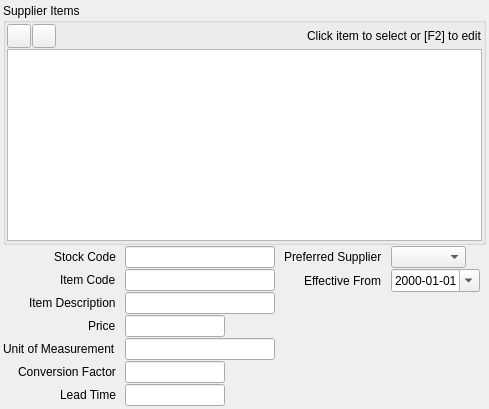
     <widget class="QWidget" name="tabPurchData">
      <attribute name="title">
       <string>Purchase Data</string>
      </attribute>
      <layout class="QGridLayout" name="gridLayout_4">
       <property name="leftMargin">
        <number>3</number>
       </property>
       <property name="topMargin">
        <number>3</number>
       </property>
       <property name="rightMargin">
        <number>3</number>
       </property>
       <property name="bottomMargin">
        <number>3</number>
       </property>
       <property name="horizontalSpacing">
        <number>6</number>
       </property>
       <property name="verticalSpacing">
        <number>1</number>
       </property>
       <item row="0" column="0" colspan="3">
        <widget class="QGroupBox" name="groupBox">
         <property name="title">
          <string>Supplier Items</string>
         </property>
         <layout class="QGridLayout" name="gridLayout_3">
          <property name="leftMargin">
           <number>1</number>
          </property>
          <property name="topMargin">
           <number>1</number>
          </property>
          <property name="rightMargin">
           <number>1</number>
          </property>
          <property name="bottomMargin">
           <number>1</number>
          </property>
          <property name="horizontalSpacing">
           <number>3</number>
          </property>
          <property name="verticalSpacing">
           <number>1</number>
          </property>
          <item row="0" column="0">
           <layout class="QHBoxLayout" name="horizontalLayout_2">
            <property name="spacing">
             <number>1</number>
            </property>
            <item>
             <widget class="QToolButton" name="pbAddItem">
              <property name="minimumSize">
               <size>
                <width>24</width>
                <height>24</height>
               </size>
              </property>
              <property name="maximumSize">
               <size>
                <width>24</width>
                <height>24</height>
               </size>
              </property>
              <property name="toolTip">
               <string>Add order</string>
              </property>
              <property name="text">
               <string/>
              </property>
              <property name="icon">
               <iconset resource="../../../db/src/gui/db.qrc">
                <normaloff>:/images/icons/add.png</normaloff>:/images/icons/add.png</iconset>
              </property>
              <property name="iconSize">
               <size>
                <width>16</width>
                <height>16</height>
               </size>
              </property>
             </widget>
            </item>
            <item>
             <widget class="QToolButton" name="pbDeleteItem">
              <property name="minimumSize">
               <size>
                <width>24</width>
                <height>24</height>
               </size>
              </property>
              <property name="maximumSize">
               <size>
                <width>24</width>
                <height>24</height>
               </size>
              </property>
              <property name="toolTip">
               <string>Delete order</string>
              </property>
              <property name="text">
               <string/>
              </property>
              <property name="icon">
               <iconset resource="../../../db/src/gui/db.qrc">
                <normaloff>:/images/icons/delete.png</normaloff>:/images/icons/delete.png</iconset>
              </property>
              <property name="iconSize">
               <size>
                <width>16</width>
                <height>16</height>
               </size>
              </property>
             </widget>
            </item>
            <item>
             <spacer name="horizontalSpacer_3">
              <property name="orientation">
               <enum>Qt::Horizontal</enum>
              </property>
              <property name="sizeHint" stdset="0">
               <size>
                <width>40</width>
                <height>20</height>
               </size>
              </property>
             </spacer>
            </item>
            <item>
             <widget class="QLabel" name="label_28">
              <property name="text">
               <string>Click item to select or [F2] to edit</string>
              </property>
             </widget>
            </item>
           </layout>
          </item>
          <item row="1" column="0">
           <widget class="QTableView" name="tvItems">
            <property name="minimumSize">
             <size>
              <width>0</width>
              <height>0</height>
             </size>
            </property>
            <property name="maximumSize">
             <size>
              <width>16777215</width>
              <height>16777215</height>
             </size>
            </property>
           </widget>
          </item>
         </layout>
        </widget>
       </item>
       <item row="1" column="0">
        <layout class="QFormLayout" name="formLayout">
         <property name="labelAlignment">
          <set>Qt::AlignRight|Qt::AlignTrailing|Qt::AlignVCenter</set>
         </property>
         <property name="horizontalSpacing">
          <number>9</number>
         </property>
         <property name="verticalSpacing">
          <number>1</number>
         </property>
         <item row="0" column="0">
          <widget class="QLabel" name="label_19">
           <property name="text">
            <string>Stock Code</string>
           </property>
          </widget>
         </item>
         <item row="1" column="0">
          <widget class="QLabel" name="label_20">
           <property name="text">
            <string>Item Code</string>
           </property>
          </widget>
         </item>
         <item row="1" column="1">
          <widget class="QLineEdit" name="leItemCode">
           <property name="minimumSize">
            <size>
             <width>150</width>
             <height>0</height>
            </size>
           </property>
           <property name="maximumSize">
            <size>
             <width>150</width>
             <height>16777215</height>
            </size>
           </property>
          </widget>
         </item>
         <item row="2" column="0">
          <widget class="QLabel" name="label_21">
           <property name="text">
            <string>Item Description</string>
           </property>
          </widget>
         </item>
         <item row="2" column="1">
          <widget class="QLineEdit" name="leItemDescription"/>
         </item>
         <item row="3" column="0">
          <widget class="QLabel" name="label_22">
           <property name="text">
            <string>Price</string>
           </property>
          </widget>
         </item>
         <item row="3" column="1">
          <widget class="QLineEdit" name="lePrice">
           <property name="minimumSize">
            <size>
             <width>100</width>
             <height>0</height>
            </size>
           </property>
           <property name="maximumSize">
            <size>
             <width>100</width>
             <height>16777215</height>
            </size>
           </property>
           <property name="alignment">
            <set>Qt::AlignRight|Qt::AlignTrailing|Qt::AlignVCenter</set>
           </property>
          </widget>
         </item>
         <item row="4" column="0">
          <widget class="QLabel" name="label_23">
           <property name="text">
            <string>Unit of Measurement</string>
           </property>
          </widget>
         </item>
         <item row="5" column="0">
          <widget class="QLabel" name="label_24">
           <property name="text">
            <string>Conversion Factor</string>
           </property>
          </widget>
         </item>
         <item row="5" column="1">
          <widget class="QLineEdit" name="leConversionFactor">
           <property name="minimumSize">
            <size>
             <width>100</width>
             <height>0</height>
            </size>
           </property>
           <property name="maximumSize">
            <size>
             <width>100</width>
             <height>16777215</height>
            </size>
           </property>
          </widget>
         </item>
         <item row="6" column="0">
          <widget class="QLabel" name="label_25">
           <property name="text">
            <string>Lead Time</string>
           </property>
          </widget>
         </item>
         <item row="6" column="1">
          <widget class="QLineEdit" name="leLeadTime">
           <property name="minimumSize">
            <size>
             <width>100</width>
             <height>0</height>
            </size>
           </property>
           <property name="maximumSize">
            <size>
             <width>100</width>
             <height>16777215</height>
            </size>
           </property>
          </widget>
         </item>
         <item row="0" column="1">
          <widget class="RB_IdxLineEdit" name="ileStockCode"/>
         </item>
         <item row="4" column="1">
          <widget class="QLineEdit" name="leUom">
           <property name="minimumSize">
            <size>
             <width>150</width>
             <height>0</height>
            </size>
           </property>
           <property name="maximumSize">
            <size>
             <width>150</width>
             <height>16777215</height>
            </size>
           </property>
          </widget>
         </item>
        </layout>
       </item>
       <item row="1" column="1">
        <layout class="QFormLayout" name="formLayout_2">
         <property name="labelAlignment">
          <set>Qt::AlignRight|Qt::AlignTrailing|Qt::AlignVCenter</set>
         </property>
         <property name="horizontalSpacing">
          <number>9</number>
         </property>
         <property name="verticalSpacing">
          <number>1</number>
         </property>
         <property name="leftMargin">
          <number>3</number>
         </property>
         <item row="0" column="0">
          <widget class="QLabel" name="label_26">
           <property name="text">
            <string>Preferred Supplier</string>
           </property>
          </widget>
         </item>
         <item row="0" column="1">
          <widget class="QComboBox" name="cbPreferredSupplier">
           <property name="minimumSize">
            <size>
             <width>75</width>
             <height>0</height>
            </size>
           </property>
           <property name="maximumSize">
            <size>
             <width>75</width>
             <height>16777215</height>
            </size>
           </property>
          </widget>
         </item>
         <item row="1" column="0">
          <widget class="QLabel" name="label_27">
           <property name="text">
            <string>Effective From</string>
           </property>
          </widget>
         </item>
         <item row="1" column="1">
          <widget class="QDateEdit" name="dteEffectiveFrom">
           <property name="displayFormat">
            <string>yyyy-MM-dd</string>
           </property>
           <property name="calendarPopup">
            <bool>true</bool>
           </property>
          </widget>
         </item>
        </layout>
       </item>
      </layout>
     </widget>
